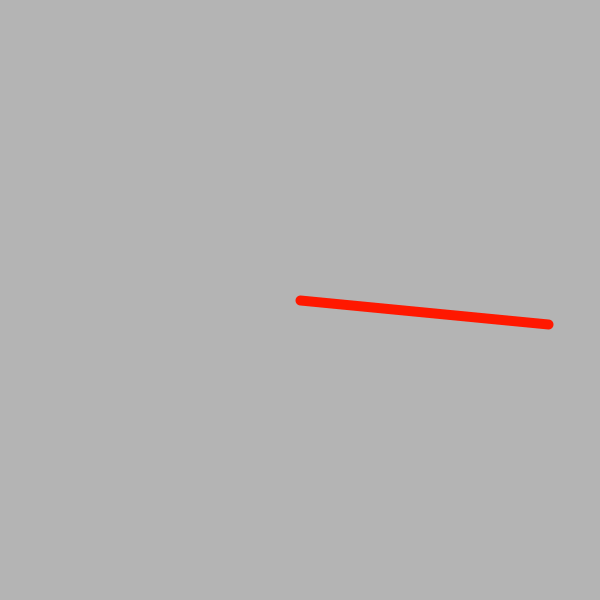
Frame 1 (no input)
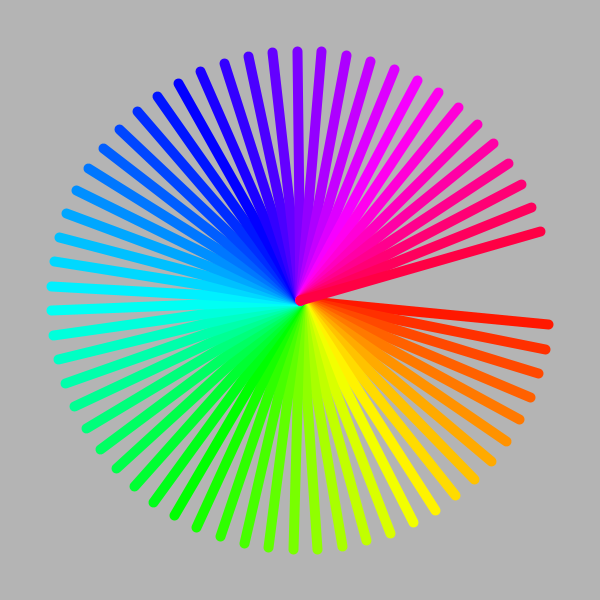
Frame 60 (the mouse pressed at the canvas centre just before this capture)
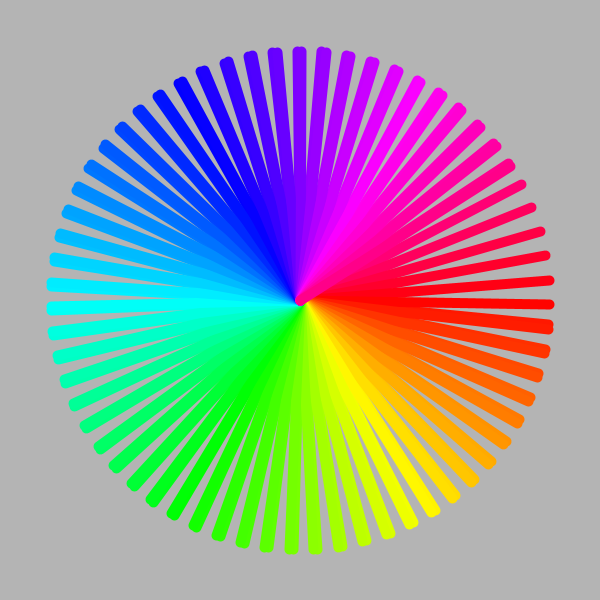
Frame 120 (the mouse held since frame 60 and released just before this capture)

The Processing sketch that drew these frames (run headless with seeded random() and noise(); from frame 60 on, the mouse is pressed at the canvas centre):

// Processing sketch: ATIVIDADE_1___gere_um_circulo_cromatico
// ── ATIVIDADE_1___gere_um_circulo_cromatico.pde
float ang = 0;

void setup() {
  colorMode(HSB, 360, 100, 100);
  background(255);
  size (600, 600);
}

void draw(){
  //println(ang);
  ang += 0.1;
  int x = int(p2cx(ang, 250));
  int y = int(p2cy(ang, 250));
  float matiz = degrees(ang)%360;
  println(matiz);
  stroke(matiz, 100, 100);
  strokeWeight(10);
  line(300, 300, 300 + x, 300 + y);
}

float p2cx(float a, float r) {
  return cos(a) * r;
}

float p2cy(float a, float r) {
  return sin(a) * r;
}
